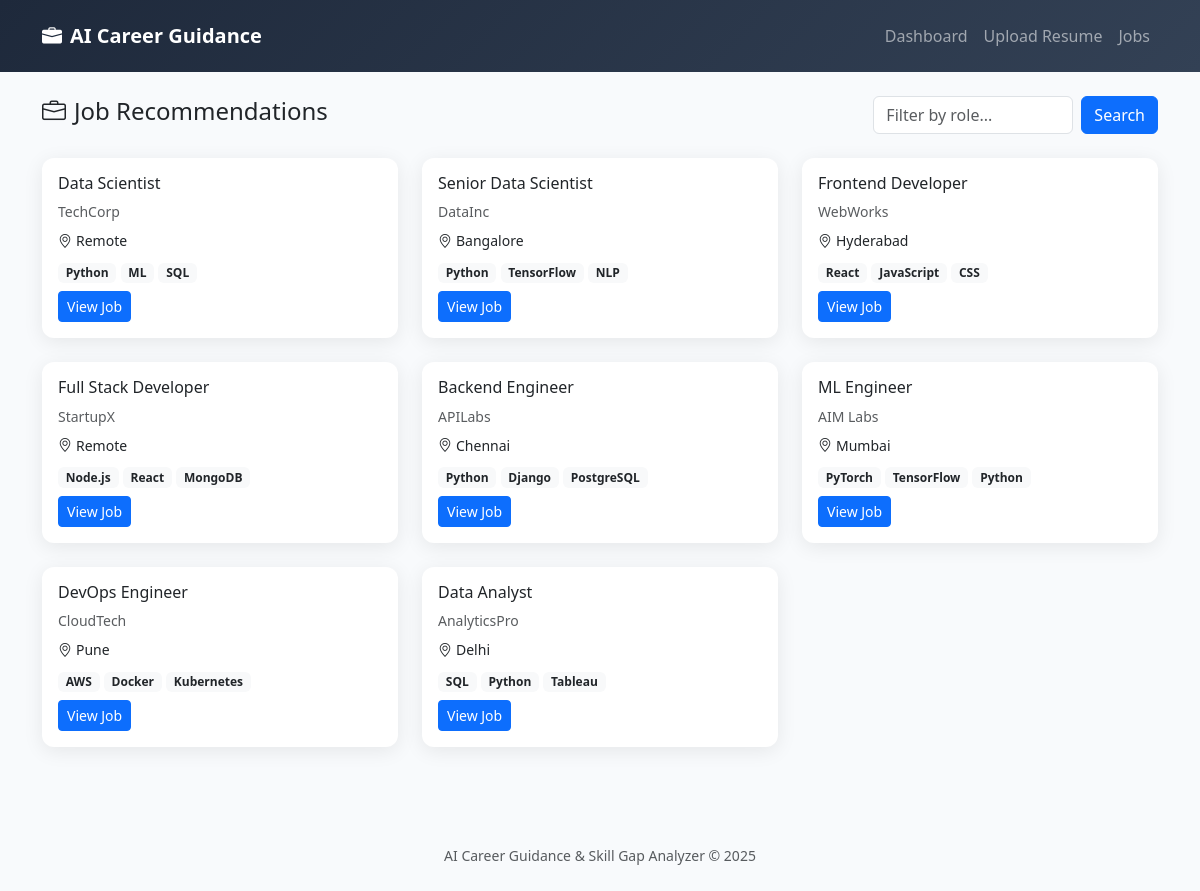
Screenshot of /jobs/ with the database file from the repository.
### career_app/models.py (models this page shows, shortened)
class JobListing(models.Model):
    title = models.CharField(max_length=200)
    company = models.CharField(max_length=200)
    location = models.CharField(max_length=200, blank=True)
    role_slug = models.CharField(max_length=100, blank=True)
    skills_required = JSONTextField(default=list)
    url = models.URLField(blank=True, max_length=512)
    posted_date = models.DateField(null=True, blank=True)
    is_active = models.BooleanField(default=True)
    class Meta:
        ordering = ['-posted_date']

### career_app/views.py (the view)
# urls.py: path('jobs/', views.job_recommendations, name='job_recommendations'),
def job_recommendations(request):
    role = request.GET.get('role', '')
    job_recommender = JobRecommender()
    jobs = job_recommender.recommend(role_name=role, role_slug=role, limit=20)
    return render(request, 'jobs.html', {'jobs': jobs, 'role_filter': role})

### career_app/fields.py (called while the page is built)
    def from_db_value(self, value, expression, connection):
        if value is None or value == "":
            return []
        try:
            return json.loads(value)
        except (TypeError, json.JSONDecodeError):
            return []

### career_app/services/job_api_client.py (called while the page is built)
def role_key_to_search_query(role_key: str) -> str:
    if not role_key or not role_key.strip():
        return "software developer"
    k = role_key.strip().lower().replace(" ", "-")
    if k in ROLE_SLUG_TO_QUERY:
        return ROLE_SLUG_TO_QUERY[k]
    return role_key.strip().replace("-", " ")

def adzuna_configured() -> bool:
    app_id = getattr(settings, "ADZUNA_APP_ID", "") or ""
    app_key = getattr(settings, "ADZUNA_APP_KEY", "") or ""
    return bool(app_id.strip() and app_key.strip())

### career_app/services/job_recommender.py (called while the page is built)
    def recommend(self, role_slug: str = None, role_name: str = None, limit: int = 10) -> list:
        role_key = (role_slug or role_name or "").strip()
        query = role_key_to_search_query(role_key)
        if adzuna_configured():
            live = fetch_adzuna_jobs(query, limit=limit)
            if live:
                return live[:limit]
        remote_jobs = fetch_remoteok_jobs(query, limit=limit)
        if remote_jobs:
            return remote_jobs[:limit]
        jobs = self._from_db(role_key, limit)
        if not jobs and role_key:
            jobs = self._fallback_jobs(role_key, limit)
        return jobs[:limit]

    def _from_db(self, role: str, limit: int) -> list:
        try:
            JobListing = apps.get_model('career_app', 'JobListing')
            qs = JobListing.objects.filter(is_active=True)
            if role:
                qs = qs.filter(role_slug__icontains=role.replace(" ", "-"))
            return [
                {
                    "title": j.title,
                    "company": j.company,
                    "location": j.location,
                    "url": j.url,
                    "skills": j.skills_required,
                }
                for j in qs[:limit]
            ]
        except Exception:
            return []

### templates/jobs.html (shortened to what this page needs)
{% extends 'base.html' %}
{% block content %}
<div class="container">
    <div class="d-flex justify-content-between align-items-center mb-4">
        <h4><i class="bi bi-briefcase me-2"></i>Job Recommendations</h4>
        <form class="d-flex" method="get">
            <input type="text" name="role" class="form-control me-2" placeholder="Filter by role..." value="{{ role_filter }}" style="width: 200px;">
            <button type="submit" class="btn btn-primary">Search</button>
        </form>
    </div>
    <div class="row g-4">
        {% for job in jobs %}
        <div class="col-md-6 col-lg-4">
            <div class="card card-shadow h-100">
                <div class="card-body">
                    <h6 class="card-title">{{ job.title }}</h6>
                    <p class="text-muted small mb-2">{{ job.company }}</p>
                    <p class="small mb-2"><i class="bi bi-geo-alt me-1"></i>{{ job.location|default:"Not specified" }}</p>
                    <div class="mb-2">
                        {% for s in job.skills %}
                        <span class="badge bg-light text-dark">{{ s }}</span>
                        {% endfor %}
                    </div>
                    {% if job.url %}
                    <a href="{{ job.url }}" target="_blank" class="btn btn-sm btn-primary">View Job</a>
                    {% endif %}
                </div>
            </div>
        </div>
        {% empty %}
        <div class="col-12">
            <div class="alert alert-info">No jobs found. Try a different role filter or upload a resume first.</div>
        </div>
        {% endfor %}
    </div>
</div>
{% endblock %}

### templates/base.html (shortened to what this page needs)
<!DOCTYPE html>
<html lang="en">
<head>
    <link href="https://cdn.jsdelivr.net/npm/bootstrap@5.3.2/dist/css/bootstrap.min.css" rel="stylesheet">
    <link href="https://cdn.jsdelivr.net/npm/bootstrap-icons@1.11.1/font/bootstrap-icons.css" rel="stylesheet">
</head>
<body>
    <nav class="navbar navbar-expand-lg navbar-dark py-3">
        <div class="container">
            <a class="navbar-brand fw-bold" href="{% url 'dashboard' %}">
                <i class="bi bi-briefcase-fill me-2"></i>AI Career Guidance
            </a>
            <div class="collapse navbar-collapse" id="nav">
                <ul class="navbar-nav ms-auto">
                    <li class="nav-item"><a class="nav-link" href="{% url 'dashboard' %}">Dashboard</a></li>
                    <li class="nav-item"><a class="nav-link" href="{% url 'upload_resume' %}">Upload Resume</a></li>
                    <li class="nav-item"><a class="nav-link" href="{% url 'job_recommendations' %}">Jobs</a></li>
                </ul>
            </div>
        </div>
    </nav>
    <main class="py-4">
        {% block content %}{% endblock %}
    </main>
    <footer class="text-center text-muted py-4 mt-5">
        <small>AI Career Guidance & Skill Gap Analyzer &copy; 2025</small>
    </footer>
</body>
</html>

### templates/base.html (style rules this page uses)
:root { --primary: #0d6efd; --accent: #6366f1; --dark: #1e293b; }
body { font-family: 'Segoe UI', system-ui, sans-serif; background: #f8fafc; }
.navbar { background: linear-gradient(135deg, #1e293b 0%, #334155 100%) !important; }
.card-shadow { box-shadow: 0 4px 20px rgba(0,0,0,.08); border: none; border-radius: 12px; }

### rows the page displays
JobListing: title "Data Scientist", company "TechCorp", location "Remote"
JobListing: title "Senior Data Scientist", company "DataInc", location "Bangalore"
JobListing: title "Frontend Developer", company "WebWorks", location "Hyderabad"
JobListing: title "Full Stack Developer", company "StartupX", location "Remote"
JobListing: title "Backend Engineer", company "APILabs", location "Chennai"
JobListing: title "ML Engineer", company "AIM Labs", location "Mumbai"
JobListing: title "DevOps Engineer", company "CloudTech", location "Pune"
JobListing: title "Data Analyst", company "AnalyticsPro", location "Delhi"

### other values shown
{{ s }} "Python" "ML" "SQL" "Python" "TensorFlow" "NLP" "React" "JavaScript" "CSS" "Node.js" "React" "MongoDB" "Python" "Django" "PostgreSQL" "PyTorch" "TensorFlow" "Python" "AWS" "Docker" "Kubernetes" "SQL" "Python" "Tableau"
